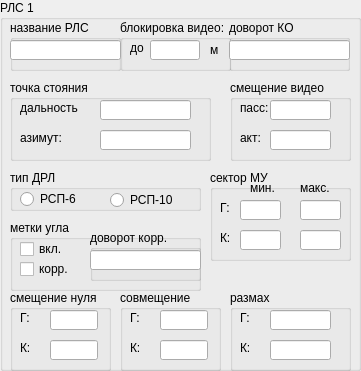
        <widget class="QGroupBox" name="groupBox_26">
         <property name="geometry">
          <rect>
           <x>10</x>
           <y>10</y>
           <width>361</width>
           <height>371</height>
          </rect>
         </property>
         <property name="title">
          <string>РЛС 1</string>
         </property>
         <widget class="QGroupBox" name="groupBox_13">
          <property name="geometry">
           <rect>
            <x>230</x>
            <y>80</y>
            <width>121</width>
            <height>81</height>
           </rect>
          </property>
          <property name="title">
           <string>смещение видео</string>
          </property>
          <widget class="QLineEdit" name="lineEdit_4">
           <property name="geometry">
            <rect>
             <x>40</x>
             <y>20</y>
             <width>61</width>
             <height>20</height>
            </rect>
           </property>
          </widget>
          <widget class="QLineEdit" name="lineEdit_5">
           <property name="geometry">
            <rect>
             <x>40</x>
             <y>50</y>
             <width>61</width>
             <height>20</height>
            </rect>
           </property>
          </widget>
          <widget class="QLabel" name="label_2">
           <property name="geometry">
            <rect>
             <x>10</x>
             <y>20</y>
             <width>31</width>
             <height>16</height>
            </rect>
           </property>
           <property name="text">
            <string>пасс:</string>
           </property>
          </widget>
          <widget class="QLabel" name="label_3">
           <property name="geometry">
            <rect>
             <x>10</x>
             <y>50</y>
             <width>31</width>
             <height>16</height>
            </rect>
           </property>
           <property name="text">
            <string>акт:</string>
           </property>
          </widget>
         </widget>
         <widget class="QGroupBox" name="groupBox_11">
          <property name="geometry">
           <rect>
            <x>10</x>
            <y>170</y>
            <width>191</width>
            <height>41</height>
           </rect>
          </property>
          <property name="title">
           <string>тип ДРЛ</string>
          </property>
          <widget class="QRadioButton" name="radioButton_18">
           <property name="geometry">
            <rect>
             <x>10</x>
             <y>20</y>
             <width>81</width>
             <height>18</height>
            </rect>
           </property>
           <property name="text">
            <string>РСП-6</string>
           </property>
          </widget>
          <widget class="QRadioButton" name="radioButton_19">
           <property name="geometry">
            <rect>
             <x>100</x>
             <y>20</y>
             <width>91</width>
             <height>20</height>
            </rect>
           </property>
           <property name="text">
            <string>РСП-10</string>
           </property>
          </widget>
         </widget>
         <widget class="QGroupBox" name="groupBox_12">
          <property name="geometry">
           <rect>
            <x>10</x>
            <y>220</y>
            <width>191</width>
            <height>71</height>
           </rect>
          </property>
          <property name="title">
           <string>метки угла</string>
          </property>
          <widget class="QCheckBox" name="checkBox_2">
           <property name="geometry">
            <rect>
             <x>10</x>
             <y>20</y>
             <width>51</width>
             <height>18</height>
            </rect>
           </property>
           <property name="text">
            <string>вкл.</string>
           </property>
          </widget>
          <widget class="QCheckBox" name="checkBox_3">
           <property name="geometry">
            <rect>
             <x>10</x>
             <y>40</y>
             <width>61</width>
             <height>18</height>
            </rect>
           </property>
           <property name="text">
            <string>корр.</string>
           </property>
          </widget>
          <widget class="QGroupBox" name="groupBox_73">
           <property name="geometry">
            <rect>
             <x>80</x>
             <y>10</y>
             <width>111</width>
             <height>51</height>
            </rect>
           </property>
           <property name="title">
            <string>доворот корр.</string>
           </property>
           <widget class="PLineEdit" name="liEdRls0TurnCorr">
            <property name="geometry">
             <rect>
              <x>0</x>
              <y>20</y>
              <width>111</width>
              <height>20</height>
             </rect>
            </property>
           </widget>
          </widget>
         </widget>
         <widget class="QGroupBox" name="groupBox_16">
          <property name="geometry">
           <rect>
            <x>10</x>
            <y>290</y>
            <width>101</width>
            <height>81</height>
           </rect>
          </property>
          <property name="title">
           <string>смещение нуля</string>
          </property>
          <widget class="QLineEdit" name="lineEdit_9">
           <property name="geometry">
            <rect>
             <x>40</x>
             <y>20</y>
             <width>48</width>
             <height>20</height>
            </rect>
           </property>
          </widget>
          <widget class="QLineEdit" name="lineEdit_10">
           <property name="geometry">
            <rect>
             <x>40</x>
             <y>50</y>
             <width>48</width>
             <height>20</height>
            </rect>
           </property>
          </widget>
          <widget class="QLabel" name="label_6">
           <property name="geometry">
            <rect>
             <x>10</x>
             <y>20</y>
             <width>21</width>
             <height>16</height>
            </rect>
           </property>
           <property name="text">
            <string>Г:</string>
           </property>
          </widget>
          <widget class="QLabel" name="label_7">
           <property name="geometry">
            <rect>
             <x>10</x>
             <y>50</y>
             <width>21</width>
             <height>16</height>
            </rect>
           </property>
           <property name="text">
            <string>К:</string>
           </property>
          </widget>
         </widget>
         <widget class="QGroupBox" name="groupBox_17">
          <property name="geometry">
           <rect>
            <x>210</x>
            <y>170</y>
            <width>141</width>
            <height>91</height>
           </rect>
          </property>
          <property name="title">
           <string>сектор МУ</string>
          </property>
          <widget class="QLineEdit" name="lineEdit_13">
           <property name="geometry">
            <rect>
             <x>30</x>
             <y>30</y>
             <width>41</width>
             <height>20</height>
            </rect>
           </property>
          </widget>
          <widget class="QLineEdit" name="lineEdit_14">
           <property name="geometry">
            <rect>
             <x>30</x>
             <y>60</y>
             <width>41</width>
             <height>20</height>
            </rect>
           </property>
          </widget>
          <widget class="QLineEdit" name="lineEdit_12">
           <property name="geometry">
            <rect>
             <x>90</x>
             <y>30</y>
             <width>41</width>
             <height>20</height>
            </rect>
           </property>
          </widget>
          <widget class="QLineEdit" name="lineEdit_15">
           <property name="geometry">
            <rect>
             <x>90</x>
             <y>60</y>
             <width>41</width>
             <height>20</height>
            </rect>
           </property>
          </widget>
          <widget class="QLabel" name="label_8">
           <property name="geometry">
            <rect>
             <x>10</x>
             <y>30</y>
             <width>21</width>
             <height>16</height>
            </rect>
           </property>
           <property name="text">
            <string>Г:</string>
           </property>
          </widget>
          <widget class="QLabel" name="label_9">
           <property name="geometry">
            <rect>
             <x>10</x>
             <y>60</y>
             <width>21</width>
             <height>16</height>
            </rect>
           </property>
           <property name="text">
            <string>К:</string>
           </property>
          </widget>
          <widget class="QLabel" name="label_10">
           <property name="geometry">
            <rect>
             <x>40</x>
             <y>10</y>
             <width>31</width>
             <height>16</height>
            </rect>
           </property>
           <property name="text">
            <string>мин.</string>
           </property>
          </widget>
          <widget class="QLabel" name="label_11">
           <property name="geometry">
            <rect>
             <x>90</x>
             <y>10</y>
             <width>31</width>
             <height>16</height>
            </rect>
           </property>
           <property name="text">
            <string>макс.</string>
           </property>
          </widget>
         </widget>
         <widget class="QGroupBox" name="groupBox_19">
          <property name="geometry">
           <rect>
            <x>230</x>
            <y>290</y>
            <width>121</width>
            <height>81</height>
           </rect>
          </property>
          <property name="title">
           <string>размах</string>
          </property>
          <widget class="QLineEdit" name="lineEdit_21">
           <property name="geometry">
            <rect>
             <x>40</x>
             <y>20</y>
             <width>61</width>
             <height>20</height>
            </rect>
           </property>
          </widget>
          <widget class="QLineEdit" name="lineEdit_22">
           <property name="geometry">
            <rect>
             <x>40</x>
             <y>50</y>
             <width>61</width>
             <height>20</height>
            </rect>
           </property>
          </widget>
          <widget class="QLabel" name="label_17">
           <property name="geometry">
            <rect>
             <x>10</x>
             <y>20</y>
             <width>21</width>
             <height>16</height>
            </rect>
           </property>
           <property name="text">
            <string>Г:</string>
           </property>
          </widget>
          <widget class="QLabel" name="label_18">
           <property name="geometry">
            <rect>
             <x>10</x>
             <y>50</y>
             <width>21</width>
             <height>16</height>
            </rect>
           </property>
           <property name="text">
            <string>К:</string>
           </property>
          </widget>
         </widget>
         <widget class="QGroupBox" name="groupBox_21">
          <property name="geometry">
           <rect>
            <x>120</x>
            <y>290</y>
            <width>101</width>
            <height>81</height>
           </rect>
          </property>
          <property name="title">
           <string>совмещение</string>
          </property>
          <widget class="QLineEdit" name="lineEdit_34">
           <property name="geometry">
            <rect>
             <x>40</x>
             <y>20</y>
             <width>48</width>
             <height>20</height>
            </rect>
           </property>
          </widget>
          <widget class="QLineEdit" name="lineEdit_35">
           <property name="geometry">
            <rect>
             <x>40</x>
             <y>50</y>
             <width>48</width>
             <height>20</height>
            </rect>
           </property>
          </widget>
          <widget class="QLabel" name="label_27">
           <property name="geometry">
            <rect>
             <x>10</x>
             <y>20</y>
             <width>21</width>
             <height>16</height>
            </rect>
           </property>
           <property name="text">
            <string>Г:</string>
           </property>
          </widget>
          <widget class="QLabel" name="label_28">
           <property name="geometry">
            <rect>
             <x>10</x>
             <y>50</y>
             <width>21</width>
             <height>16</height>
            </rect>
           </property>
           <property name="text">
            <string>К:</string>
           </property>
          </widget>
         </widget>
         <widget class="QGroupBox" name="groupBox_14">
          <property name="geometry">
           <rect>
            <x>10</x>
            <y>80</y>
            <width>201</width>
            <height>81</height>
           </rect>
          </property>
          <property name="title">
           <string>точка стояния</string>
          </property>
          <widget class="PLineEdit" name="lineEdit_6">
           <property name="geometry">
            <rect>
             <x>90</x>
             <y>20</y>
             <width>91</width>
             <height>20</height>
            </rect>
           </property>
          </widget>
          <widget class="PLineEdit" name="lineEdit_7">
           <property name="geometry">
            <rect>
             <x>90</x>
             <y>50</y>
             <width>91</width>
             <height>20</height>
            </rect>
           </property>
          </widget>
          <widget class="QLabel" name="label_4">
           <property name="geometry">
            <rect>
             <x>10</x>
             <y>20</y>
             <width>58</width>
             <height>16</height>
            </rect>
           </property>
           <property name="text">
            <string>дальность:</string>
           </property>
          </widget>
          <widget class="QLabel" name="label_5">
           <property name="geometry">
            <rect>
             <x>10</x>
             <y>50</y>
             <width>51</width>
             <height>16</height>
            </rect>
           </property>
           <property name="text">
            <string>азимут:</string>
           </property>
          </widget>
         </widget>
         <widget class="QGroupBox" name="groupBox_59">
          <property name="geometry">
           <rect>
            <x>120</x>
            <y>20</y>
            <width>111</width>
            <height>51</height>
           </rect>
          </property>
          <property name="title">
           <string>блокировка видео:</string>
          </property>
          <widget class="OLineEdit" name="lineEdit_3">
           <property name="geometry">
            <rect>
             <x>30</x>
             <y>20</y>
             <width>50</width>
             <height>20</height>
            </rect>
           </property>
           <property name="text">
            <string/>
           </property>
          </widget>
          <widget class="QLabel" name="label_20">
           <property name="geometry">
            <rect>
             <x>90</x>
             <y>20</y>
             <width>20</width>
             <height>20</height>
            </rect>
           </property>
           <property name="text">
            <string>м</string>
           </property>
          </widget>
          <widget class="QLabel" name="label_23">
           <property name="geometry">
            <rect>
             <x>10</x>
             <y>20</y>
             <width>21</width>
             <height>16</height>
            </rect>
           </property>
           <property name="text">
            <string>до</string>
           </property>
          </widget>
         </widget>
         <widget class="QGroupBox" name="groupBox_3">
          <property name="geometry">
           <rect>
            <x>10</x>
            <y>20</y>
            <width>111</width>
            <height>51</height>
           </rect>
          </property>
          <property name="title">
           <string>название РЛС</string>
          </property>
          <widget class="QLineEdit" name="lineEdit">
           <property name="geometry">
            <rect>
             <x>0</x>
             <y>20</y>
             <width>111</width>
             <height>20</height>
            </rect>
           </property>
           <property name="text">
            <string/>
           </property>
          </widget>
         </widget>
         <widget class="QGroupBox" name="groupBox_15">
          <property name="geometry">
           <rect>
            <x>229</x>
            <y>20</y>
            <width>121</width>
            <height>51</height>
           </rect>
          </property>
          <property name="title">
           <string>доворот КО</string>
          </property>
          <widget class="PLineEdit" name="lineEdit_8">
           <property name="geometry">
            <rect>
             <x>0</x>
             <y>20</y>
             <width>121</width>
             <height>20</height>
            </rect>
           </property>
          </widget>
         </widget>
        </widget>
